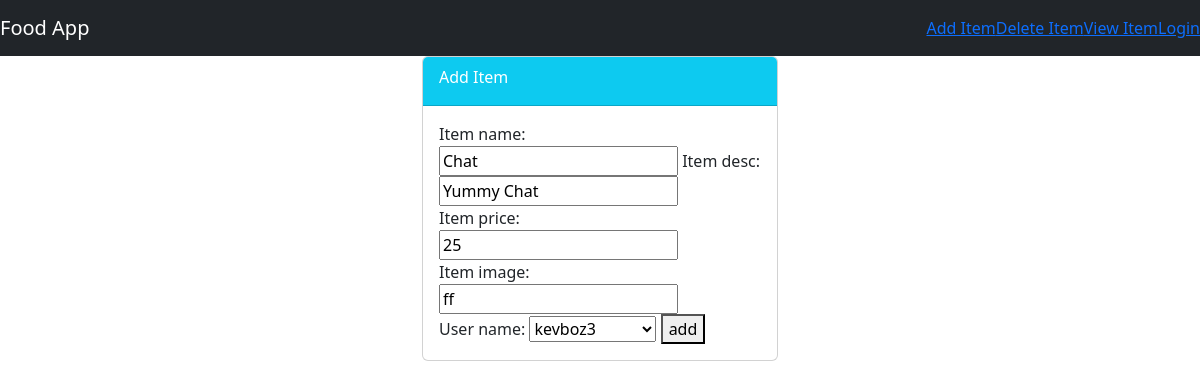
Screenshot of /food/update/5/ with the database file from the repository.
### food/models.py (models this page shows, shortened)
class Item(models.Model):
    item_name = models.CharField(max_length=200)
    item_desc = models.CharField(max_length=200)
    item_price = models.IntegerField()
    item_image = models.CharField(max_length=500, default="ff")
    user_name = models.ForeignKey(User, on_delete=models.CASCADE, default=1)
    def __str__(self):
        return self.item_name

### food/views.py (the view)
# urls.py: path('update/<int:item_id>/', views.update_item, name='update-item'),
def update_item(request, item_id):
    print(f"item_id is {item_id}")
    item = Item.objects.get(id=item_id)
    print(f"item is {item}")
    form = ItemForm(request.POST or None, instance=item)
    if form.is_valid():
        form.save()
        return redirect('food:index')
    return render(request, 'food/item-form.html', {'form': form, 'item': item})

### food/forms.py
class ItemForm(forms.ModelForm):
    class Meta:
        model = Item
        fields = "__all__" #['item_name', 'item_desc', 'item_price', 'item_image']""

### food/templates/food/item-form.html (shortened to what this page needs)
{% extends 'food/base.html' %}
{% block body %}
<div class="container">
    <div class="row">
        <div class="col-md-4 offset-md-4">
            <div class="card">
                <div class="card-header text-white bg-info">
                    <div class="card-title">
                        Add Item
                    </div>
                </div>
                <div class="card-body">
                    <form method="POST">
                        {{form}}
                        <button class="btn-info" type="submit">add</button>
                    </form>
                </div>
            </div>
        </div>
    </div>
</div>
{% endblock%}

### food/static/food/style.css (style rules this page uses)
body { background-color:gray }

### rows the page displays
Item: item_name "Chat", item_desc "Yummy Chat", item_price "25", item_image "ff", user_name "kevboz3"
